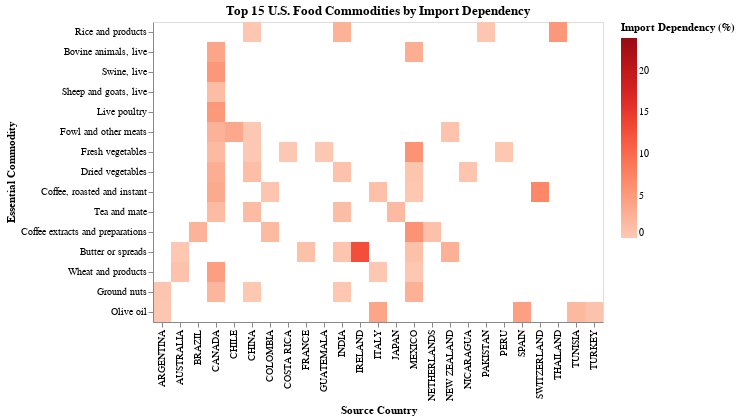

Notebook code cell kept with this figure:
### Markdown cell above
| Observation                                                                 | Likely Interpretation                                                                                    | Policy Connection                                       |
| --------------------------------------------------------------------------- | -------------------------------------------------------------------------------------------------------- | ------------------------------------------------------- |
| 🇲🇽 Fresh fruits, vegetables, beer, bakery goods → **increase after 2016** | Despite tariffs, U.S. demand remained high — food perishability and proximity make Mexico indispensable. | *Tariffs had limited effect; “nearshoring resilience.”* |
| 🇨🇦 Red meats, dairy, cereals → **increase**                               | Processed and energy-intensive goods stayed competitive — benefited from **lower (10%) energy tariffs**. | *Partial exemption = advantage to Canadian processors.* |
| 🇲🇽 Processed or energy-dependent goods → **decline**                      | Higher transportation and energy costs from 25% tariff plus energy-price rise.                           | *Direct negative impact of tariff policy.*              |

### Code cell
commodity_totals = (
    df_clean_b.group_by("Commodity")
      .agg(pl.col("FoodValue_B").sum().alias("TotalValue_B"))
)

df_dependency = (
    df_clean_b.join(commodity_totals, on="Commodity")
      .with_columns(
          (pl.col("FoodValue_B") / pl.col("TotalValue_B") * 100)
          .alias("Dependency_Ratio")
      )
)

risk_data = df_dependency.to_pandas()


top_commodities = (
    df_dependency.group_by("Commodity")
    .agg(pl.col("Dependency_Ratio").mean().alias("Avg_Dependency"))
    .sort("Avg_Dependency", descending=True)
    .head(15)
    ["Commodity"]
    .to_list()
)

risk_data_top = risk_data[risk_data["Commodity"].isin(top_commodities)]

risk_matrix = (
    alt.Chart(risk_data_top)
    .mark_rect()
    .encode(
        x=alt.X("Country:N", title="Source Country"),
        y=alt.Y("Commodity:N", title="Essential Commodity", sort="-x"),
        color=alt.Color("Dependency_Ratio:Q",
                        scale=alt.Scale(scheme="reds"),
                        legend=alt.Legend(title="Import Dependency (%)")),
    )
    .properties(width=450, height=300,
                title="Top 15 U.S. Food Commodities by Import Dependency")
)
risk_matrix

### Figure 1 — Vega-Lite specification as saved in the notebook (floating-point values rounded to 4 significant figures; data arrays with more than 128 entries replaced by an {"elided": "..."} marker saying what was removed)
{"config": {"view": {"continuousWidth": 300, "continuousHeight": 300}}, "data": {"name": "data-04060d90e9a476c536f7308c036412af"}, "mark": {"type": "rect"}, "encoding": {"color": {"field": "Dependency_Ratio", "legend": {"title": "Import Dependency (%)"}, "scale": {"scheme": "reds"}, "type": "quantitative"}, "x": {"field": "Country", "title": "Source Country", "type": "nominal"}, "y": {"field": "Commodity", "sort": "-x", "title": "Essential Commodity", "type": "nominal"}}, "height": 300, "title": "Top 15 U.S. Food Commodities by Import Dependency", "width": 450, "$schema": "https://vega.github.io/schema/vega-lite/v5.20.1.json", "datasets": {"data-04060d90e9a476c536f7308c036412af": {"elided": "1482 records"}}}
